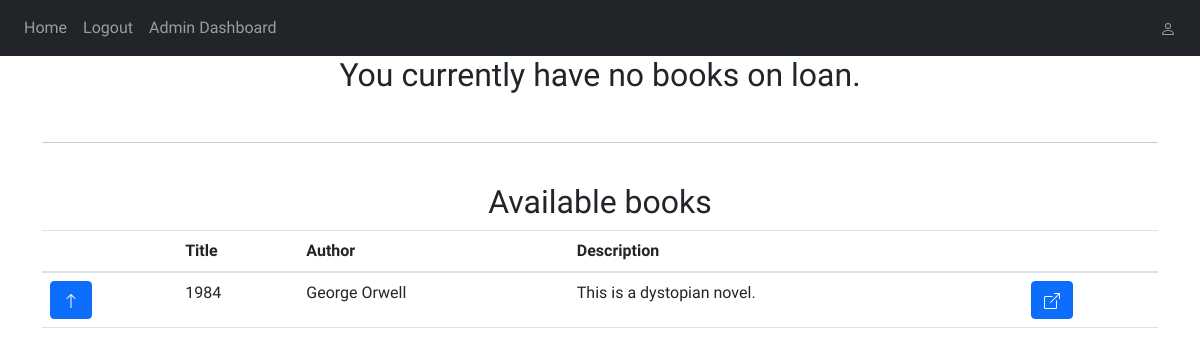
The page /home (signed in) on the database as committed earlier.
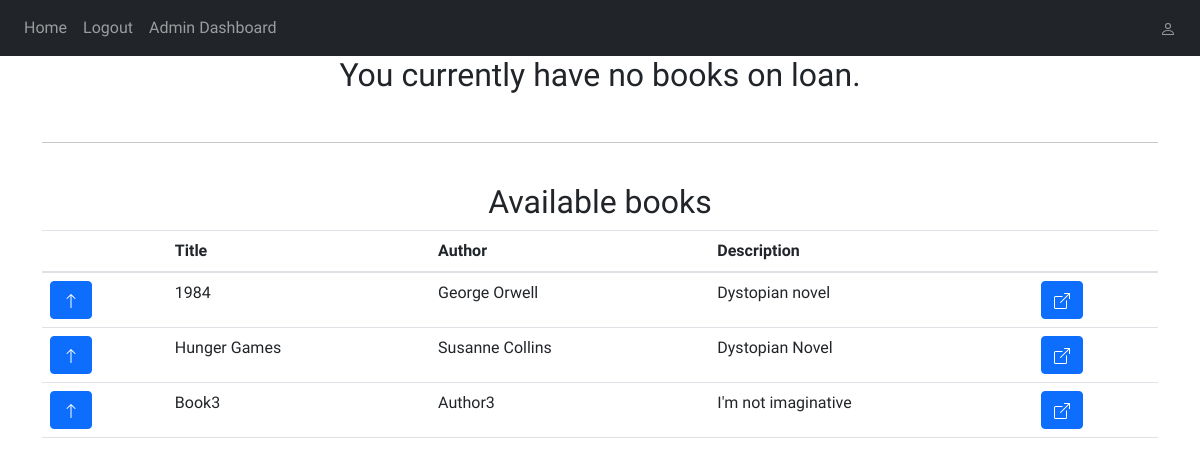
The same page on the database as committed later.
### website/models.py (models this page shows)
class Book(db.Model):
    id = db.Column(db.Integer, primary_key=True)
    title = db.Column(db.String(150))
    author = db.Column(db.String(150))
    description = db.Column(db.String(1000))
    publish_year = db.Column(db.Integer)
    currently_loaned = db.Column(db.Boolean())
    loaned_to = db.Column(db.Integer, db.ForeignKey("user.id"))

### website/views.py (the view)
@views.route("/home", methods=["GET", "POST"])
@login_required
def home():
  if request.method == "POST":
    if request.form['action'] == 'add_book':
      book = Book.query.filter_by(id=request.form.get("add_book")).first()
      book.loaned_to = current_user.id
      db.session.commit()
      return redirect(url_for("views.home"))
    elif request.form['action'] == 'remove_book':
      book = Book.query.filter_by(id=request.form.get("remove_book")).first()
      book.loaned_to = 0
      db.session.commit()
      return redirect(url_for("views.home"))
    else:
      book_id = request.form.get("action")
      book = Book.query.filter_by(id=book_id).first()
      return render_template("book.html", book=book)
  else:
    return render_template("home.html", allBooks=Book.query.all())

### website/__init__.py (called while the page is built)
def create_app():
  app = Flask(__name__)
  app.config['SECRET_KEY'] = "THISISVERYSECRET"
  app.config["SQLALCHEMY_DATABASE_URI"] = f"sqlite:///{DB_NAME}"
  db.init_app(app)
  from .views import views
  from .auth import auth
  app.register_blueprint(views, url_prefix="/")
  app.register_blueprint(auth, url_prefix="/")
  from .models import User
  create_database(app)
  create_adminHash()
  login_manager = LoginManager()
  login_manager.login_view = 'auth.login'
  login_manager.init_app(app)
  @login_manager.user_loader
  def load_user(id):
    return User.query.get(int(id))
  @app.context_processor
  def inject_user():
    user_details = dict(user=current_user)
    if current_user.is_authenticated:
      user_details.update(access_level=current_user.access_level)
    return user_details
  return app

### website/templates/home.html (shortened to what this page needs)
{% extends "base.html" %}
{% block content %}
<form method="POST">
{% if user.books %}
  <h2 align="center">Your books</h2>
  <table class="table">
    <thead>
      <tr>
        <th scope="col"></th>
        <th scope="col">Title</th>
        <th scope="col">Author</th>
        <th scope="col">Description</th>
        <th scope="col"></th>
      </tr>
    </thead>
    <tbody>
      {% for book in user.books %}
      <tr>
        <td>
          <input id="remove_book" name="remove_book" type="hidden" value="{{ book.id }}">
          <button class="btn btn-primary" type="submit" name="action" value="remove_book">
            <svg xmlns="http://www.w3.org/2000/svg" width="16" height="16" fill="currentColor" class="bi bi-arrow-down" viewBox="0 0 16 16">
            <path fill-rule="evenodd" d="M8 1a.5.5 0 0 1 .5.5v11.793l3.146-3.147a.5.5 0 0 1 .708.708l-4 4a.5.5 0 0 1-.708 0l-4-4a.5.5 0 0 1 .708-.708L7.5 13.293V1.5A.5.5 0 0 1 8 1z"/>
            </svg>
          </button>
        </td>
        <td>{{ book.title }}</td>
        <td>{{ book.author }}</td>
        <td>{{ book.description }}</td>
        <td>
          <input id="book_page" name="book_page" type="hidden" value="{{ book.id }}">
          <button class="btn btn-primary" type="submit" name="action" value="{{ book.id }}">
            <svg xmlns="http://www.w3.org/2000/svg" width="16" height="16" fill="currentColor" class="bi bi-box-arrow-up-right" viewBox="0 0 16 16">
              <path fill-rule="evenodd" d="M8.636 3.5a.5.5 0 0 0-.5-.5H1.5A1.5 1.5 0 0 0 0 4.5v10A1.5 1.5 0 0 0 1.5 16h10a1.5 1.5 0 0 0 1.5-1.5V7.864a.5.5 0 0 0-1 0V14.5a.5.5 0 0 1-.5.5h-10a.5.5 0 0 1-.5-.5v-10a.5.5 0 0 1 .5-.5h6.636a.5.5 0 0 0 .5-.5z"/></path>
              <path fill-rule="evenodd" d="M16 .5a.5.5 0 0 0-.5-.5h-5a.5.5 0 0 0 0 1h3.793L6.146 9.146a.5.5 0 1 0 .708.708L15 1.707V5.5a.5.5 0 0 0 1 0v-5z"/></path>
            </svg>
          </button>
        </td>
      </tr>
      {% endfor %}
    </tbody>
  </table>
{% else %}
  <h2 align="center">You currently have no books on loan.</h2>
{% endif %}
<br>
<hr>
<br>
  <h2 align="center">Available books</h2>
  <table class="table">
    <thead>
      <tr>
        <th scope="col"></th>
        <th scope="col">Title</th>
        <th scope="col">Author</th>
        <th scope="col">Description</th>
        <th scope="col"></th>
      </tr>
    </thead>
    <tbody>
      {% for book in allBooks %}
        {% if book.loaned_to == 0 %}
        <tr>
          <td>
            <button class="btn btn-primary" type="submit" name="action" value="add_book">
              <svg xmlns="http://www.w3.org/2000/svg" width="16" height="16" fill="currentColor" class="bi bi-arrow-up" viewBox="0 0 16 16">
              <path fill-rule="evenodd" d="M8 15a.5.5 0 0 0 .5-.5V2.707l3.146 3.147a.5.5 0 0 0 .708-.708l-4-4a.5.5 0 0 0-.708 0l-4 4a.5.5 0 1 0 .708.708L7.5 2.707V14.5a.5.5 0 0 0 .5.5z"/>
              </svg>
            </button>
          </td>
          <td>{{ book.title }}</td>
          <td>{{ book.author }}</td>
          <td>{{ book.description }}</td>
          <td>
            <button class="btn btn-primary" type="submit" name="action" value="{{ book.id }}">
            </button>
          </td>
        </tr>
        {% endif %}
      {% endfor %}
    </tbody>
  </table>
</form>
{% endblock %}

### website/templates/base.html (shortened to what this page needs)
<!DOCTYPE html>
<html>
  <head>
    <link href="{{ url_for('static', filename='style.css') }}" rel="stylesheet" type="text/css" />
    <link
      rel="stylesheet"
      href="https://stackpath.bootstrapcdn.com/bootstrap/4.4.1/css/bootstrap.min.css"
    />
    <link
      rel="stylesheet"
      href="https://stackpath.bootstrapcdn.com/font-awesome/4.7.0/css/font-awesome.min.css"
    />
    <link href="https://cdn.jsdelivr.net/npm/bootstrap@5.1.3/dist/css/bootstrap.min.css" rel="stylesheet">
  </head>
  <body>
    <nav class="navbar navbar-expand-lg navbar-dark bg-dark">
      <div class="collapse navbar-collapse" id="navbar">
        <div class="navbar-nav">
          {% if user.is_authenticated %}
          <a class="nav-item nav-link" id="home" href="/home">Home</a>
          <a class="nav-item nav-link" id="logout" href="/logout">Logout</a>
            {% if access_level > 0 %}
            <a class="nav-item nav-link" id="adminDashboard" href="/adminDashboard">Admin Dashboard</a>
            {% endif %}
          {% else %}
          <a class="nav-item nav-link" id="welcome" href="/">Welcome Page</a>
          <a class="nav-item nav-link" id="login" href="/login">Login</a>
          <a class="nav-item nav-link" id="signUp" href="/sign-up">Sign Up</a>
          {% endif %}
        </div>
      </div>
      <div class="collapse navbar-collapse" id="navbar">
        <div class="navbar-nav ml-auto">
          {% if user.is_authenticated %}
            <a class="nav-item nav-link" id="account" href="/account">
            </a>
          {% endif %}
        </div>
      </div>
    </nav>
    <div class="container">
    {% block content %}
    {% endblock %}
    </div>
  </body>
</html>

### website/static/style.css (style rules this page uses)
* { font-family: 'Kdam Thmor Pro', sans-serif; }
body { font-family: 'Kdam Thmor Pro', sans-serif; }

Rows that differ between the two databases and show on the page:
changed Book "George Orwell": description "This is a dystopian novel." → "Dystopian novel"
added Book: title "Hunger Games", author "Susanne Collins", description "Dystopian Novel", {{ book.id }} 2 (drawn)
added Book: title "Book3", author "Author3", description "I'm not imaginative", {{ book.id }} 3 (drawn)
